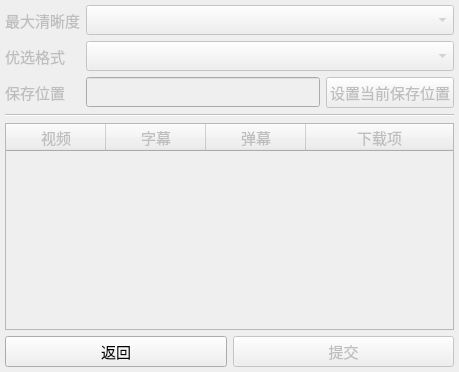
<?xml version="1.0" encoding="UTF-8"?>
<ui version="4.0">
 <class>ConfigWidget</class>
 <widget class="QWidget" name="ConfigWidget">
  <property name="geometry">
   <rect>
    <x>0</x>
    <y>0</y>
    <width>459</width>
    <height>372</height>
   </rect>
  </property>
  <property name="font">
   <font>
    <family>HarmonyOS Sans SC</family>
    <pointsize>11</pointsize>
   </font>
  </property>
  <property name="windowTitle">
   <string>Form</string>
  </property>
  <layout class="QVBoxLayout" name="verticalLayout_2">
   <property name="leftMargin">
    <number>5</number>
   </property>
   <property name="topMargin">
    <number>5</number>
   </property>
   <property name="rightMargin">
    <number>5</number>
   </property>
   <property name="bottomMargin">
    <number>5</number>
   </property>
   <item>
    <widget class="QWidget" name="widget" native="true">
     <property name="enabled">
      <bool>false</bool>
     </property>
     <layout class="QVBoxLayout" name="verticalLayout">
      <property name="leftMargin">
       <number>0</number>
      </property>
      <property name="topMargin">
       <number>0</number>
      </property>
      <property name="rightMargin">
       <number>0</number>
      </property>
      <property name="bottomMargin">
       <number>0</number>
      </property>
      <item>
       <layout class="QGridLayout" name="gridLayout">
        <item row="0" column="0">
         <widget class="QLabel" name="label">
          <property name="text">
           <string>最大清晰度</string>
          </property>
         </widget>
        </item>
        <item row="0" column="1">
         <widget class="QComboBox" name="combo_quality">
          <property name="sizePolicy">
           <sizepolicy hsizetype="Expanding" vsizetype="Fixed">
            <horstretch>0</horstretch>
            <verstretch>0</verstretch>
           </sizepolicy>
          </property>
         </widget>
        </item>
        <item row="1" column="0">
         <widget class="QLabel" name="label_2">
          <property name="text">
           <string>优选格式</string>
          </property>
         </widget>
        </item>
        <item row="1" column="1">
         <widget class="QComboBox" name="combo_codec">
          <property name="sizePolicy">
           <sizepolicy hsizetype="Expanding" vsizetype="Fixed">
            <horstretch>0</horstretch>
            <verstretch>0</verstretch>
           </sizepolicy>
          </property>
         </widget>
        </item>
        <item row="2" column="0">
         <widget class="QLabel" name="label_3">
          <property name="text">
           <string>保存位置</string>
          </property>
         </widget>
        </item>
        <item row="2" column="1">
         <layout class="QHBoxLayout" name="horizontalLayout">
          <item>
           <widget class="QLineEdit" name="line_path">
            <property name="styleSheet">
             <string notr="true">font: 11pt &quot;HarmonyOS Sans SC&quot;;</string>
            </property>
           </widget>
          </item>
          <item>
           <widget class="QPushButton" name="button_path">
            <property name="text">
             <string>设置当前保存位置</string>
            </property>
           </widget>
          </item>
         </layout>
        </item>
       </layout>
      </item>
      <item>
       <widget class="Line" name="line">
        <property name="orientation">
         <enum>Qt::Orientation::Horizontal</enum>
        </property>
       </widget>
      </item>
      <item>
       <widget class="QTableWidget" name="table_downloads">
        <property name="editTriggers">
         <set>QAbstractItemView::EditTrigger::NoEditTriggers</set>
        </property>
        <property name="selectionMode">
         <enum>QAbstractItemView::SelectionMode::NoSelection</enum>
        </property>
        <property name="selectionBehavior">
         <enum>QAbstractItemView::SelectionBehavior::SelectRows</enum>
        </property>
        <attribute name="horizontalHeaderDefaultSectionSize">
         <number>100</number>
        </attribute>
        <attribute name="horizontalHeaderStretchLastSection">
         <bool>true</bool>
        </attribute>
        <column>
         <property name="text">
          <string>视频</string>
         </property>
        </column>
        <column>
         <property name="text">
          <string>字幕</string>
         </property>
        </column>
        <column>
         <property name="text">
          <string>弹幕</string>
         </property>
        </column>
        <column>
         <property name="text">
          <string>下载项</string>
         </property>
        </column>
       </widget>
      </item>
     </layout>
    </widget>
   </item>
   <item>
    <layout class="QHBoxLayout" name="horizontalLayout_2">
     <item>
      <widget class="QPushButton" name="button_back">
       <property name="text">
        <string>返回</string>
       </property>
      </widget>
     </item>
     <item>
      <widget class="QPushButton" name="button_submit">
       <property name="enabled">
        <bool>false</bool>
       </property>
       <property name="text">
        <string>提交</string>
       </property>
      </widget>
     </item>
    </layout>
   </item>
  </layout>
 </widget>
 <resources/>
 <connections/>
</ui>
